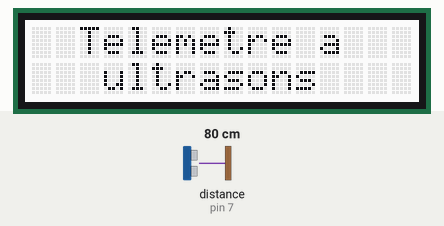
Bench run of a sketch on a simulated Arduino Uno, built with avr-gcc and run on an emulated ATmega328P. Shown: 16×2 character LCD. The test bench sets the inputs (shaded band); at power-on: distance to the obstacle (sensor on pin 7) 80 cm.

Above: at 1.1 s.
At 3.2 s:
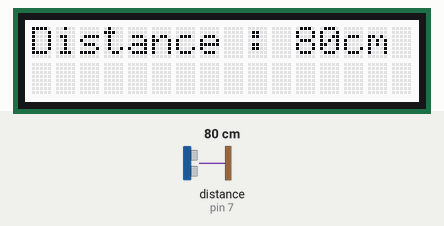
3.8 s: distance to the obstacle (sensor on pin 7) set to 2 cm
At 4.3 s:
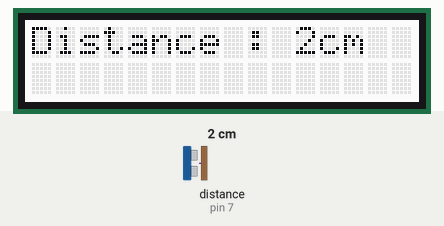
6.8 s: distance to the obstacle (sensor on pin 7) set to 299 cm
At 7.3 s:
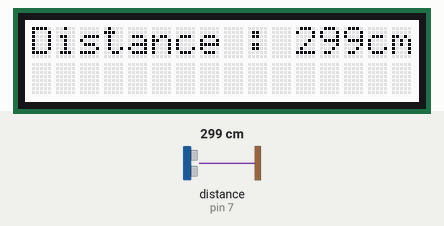
9.8 s: distance to the obstacle (sensor on pin 7) set to 4 cm
At 10.4 s:
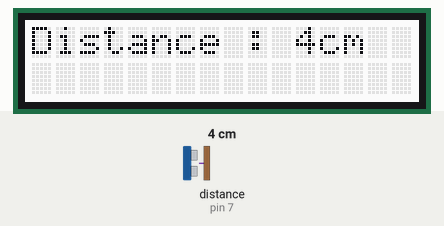
Timing chart, 0 to 12.8 s (numbered marks = the images above; inputs shaded):
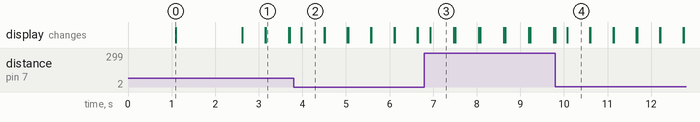

The sketch:

Telemetre_avec_LCD_ultrason_GROVE.ino
```cpp
/*
    ** Mesure ultrason (2 à plus de 350 cm) module Grove **
    ** Affichage mesure sur afficheur GROVE I2C **
       PIN 7 Module shield GROVE ultrason
       PIN I2C Module shield GROVE afficheur
       Utilisation bibliothèque Ultrasonic.h & rgb_lcd.h
*/

#include <Wire.h>
#include "rgb_lcd.h"
#include "Ultrasonic.h"
rgb_lcd lcd;
long lDis = 0;

Ultrasonic ultrasonic(7);
void setup()
{
  lcd.begin(16, 2);
  lcd.clear();
  lcd.setCursor(4, 0);
  lcd.print("PIERRON");
  delay(1000);
  lcd.setCursor(2, 0);
  lcd.print("Telemetre a ");
  lcd.setCursor(3, 1);
  lcd.print("ultrasons");
  delay(1500);
  lcd.clear();
}
void loop()
{
  long RangeInCentimeters;
  RangeInCentimeters = ultrasonic.MeasureInCentimeters();
  lDis = RangeInCentimeters;

  lcd.setCursor(0, 0);
  lcd.print("Distance : ");
  lcd.print(lDis);
  lcd.print("cm");

  if ((lDis > 350) || (lDis < 2 )) {
    lcd.clear();
    lcd.setCursor(0, 0);
    lcd.print("~ERREUR MESURE !");
    lcd.setCursor(3, 1);
    lcd.print("2cm a 3.5m");
  }

  delay(250);
  lcd.clear();

}
```

Measured:
- after the input at 3.8 s, the display: changes after 0.18 s (image 2)
- after the input at 6.8 s, the display: changes after 0.14 s (image 3)
- after the input at 9.8 s, the display: first differs from a run without the input after 0.27 s (image 4)
- what the display in image 0 shows lasts 1.5 s, from 1.1 s to 2.6 s
- what the display in image 1 shows lasts 0.5 s, from 3.2 s to 3.7 s
